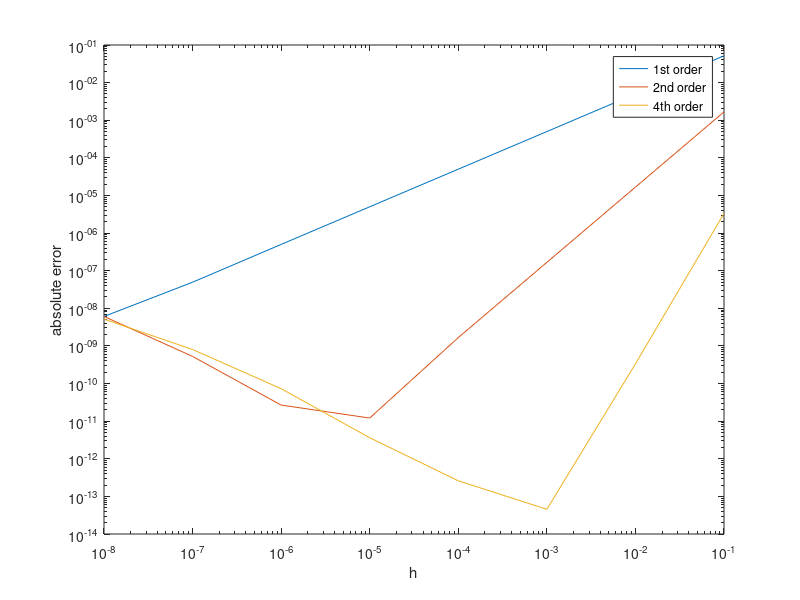

Source code (MATLAB):
% Example 14.1 -- Table 14.1 -- Figure 14.1 : simple difference methods

clear all
clf
k = -8:1:-1;
h = 10.^k; h2 = 2*h;
exact = 1;

meth1 = (exp(h)-1) ./ h;
meth2 = (exp(h)-exp(-h)) ./ h2;
meth3 = (-exp(h2)+8*exp(h)-8*exp(-h)+exp(-h2)) ./ (12*h);

format long g
err1 = abs(meth1-exact)
err2 = abs(meth2-exact)
err3 = abs(meth3-exact)

loglog(h,err1,h,err2,h,err3)
xlabel('h')
ylabel('absolute error')
legend('1st order','2nd order','4th order')